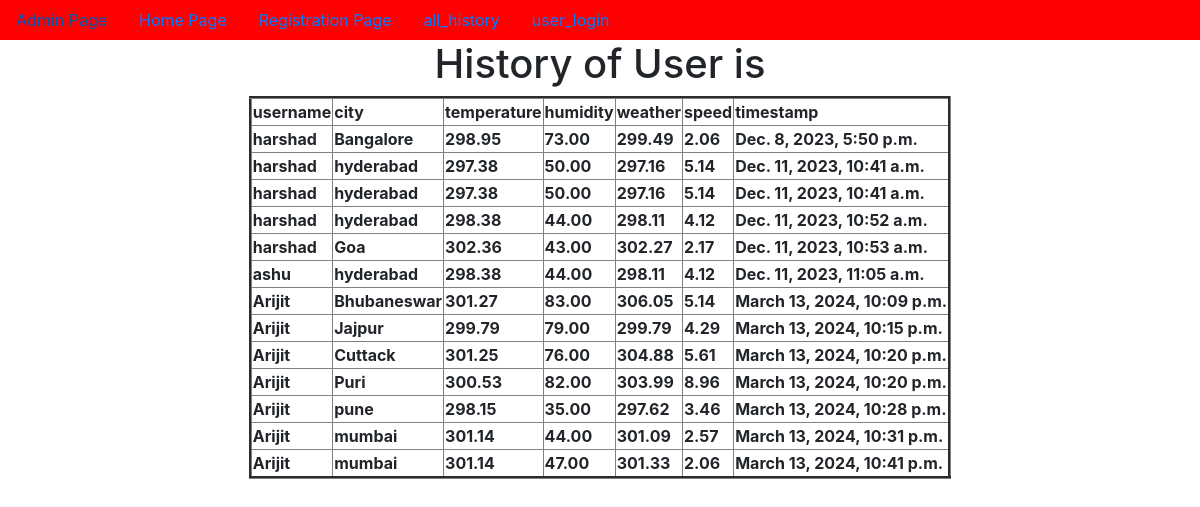
The app's page /all_history/ with its own data.
### app/models.py (models this page shows, shortened)
class WeatherData(models.Model):
    username=models.ForeignKey(User,on_delete=models.CASCADE,default=0)
    city = models.CharField(max_length=100)
    temperature = models.DecimalField(max_digits=5, decimal_places=2)
    humidity = models.DecimalField(max_digits=5, decimal_places=2)
    weather=models.CharField(max_length=10,default=0)
    speed=models.CharField(max_length=10,default=0)
    timestamp = models.DateTimeField(auto_now_add=True)

### app/views.py (the view)
# urls.py: path('all_history/',all_history,name='all_history'),
def all_history(request):
    LWO=WeatherData.objects.all()
    d={'LWO':LWO}
    return render(request,'user_history.html',d)

### templates/user_history.html (shortened to what this page needs)
{% extends 'dummy.html' %}
{% block body_block %}
<h1>History of User is </h1>
    <table border="3px">
        <tr><th>username</th>
            <th>city</th>
            <th>temperature</th>
            <th>humidity</th>
            <th>weather</th>
            <th>speed</th>
            <th>timestamp</th>
        </tr>
{% for obj in LWO %}
        <tr><th>{{obj.username}}</th>
            <th>{{obj.city}}</th>
            <th>{{obj.temperature}}</th>
            <th>{{obj.humidity}}</th>
            <th>{{obj.weather}}</th>
            <th>{{obj.speed}}</th>
            <th>{{obj.timestamp}}</th>
        </tr>
{% endfor %}
    </table>
{% endblock %}

### templates/dummy.html (shortened to what this page needs)
<!doctype html>
<html lang="en">
  <head>
    <link rel="stylesheet" href="https://cdn.jsdelivr.net/npm/bootstrap@4.6.2/dist/css/bootstrap.min.css">
  </head>
  <body>
    <center>
    <nav class="nav" style="background-color:red">
        <a href="{% url 'admin:index' %}" class="nav-link">Admin Page</a>
        <a href="{% url 'home' %}" class="nav-link">Home Page</a>
        <a href="{% url 'registration' %}" class="nav-link">Registration Page</a>
        <a href="{% url 'all_history' %}" class="nav-link">all_history</a>
        {% if user.is_authenticated %}
        <a href="{% url 'user_logout' %}" class="nav-link">user_logout</a>
        <a href="{% url 'profile_display' %}" class="nav-link">profile_display</a>
        <a href="{% url 'change_password' %}" class="nav-link">change_password</a>
        <a href="{% url 'search' %}" class="nav-link">search</a>
        <a href="{% url 'user_history' %}" class="nav-link">user_history</a>
        {% else %}
        <a href="{% url 'user_login' %}" class="nav-link">user_login</a>
        {% endif %}
      </nav>
{% block body_block %}
{% endblock %}
</center>
  </body>
</html>

### records on screen
WeatherData: username "harshad", city "Bangalore", temperature "298.95", humidity "73.00", weather "299.49", speed "2.06", timestamp "Dec. 8, 2023, 5:50 p.m."
WeatherData: username "harshad", city "hyderabad", temperature "297.38", humidity "50.00", weather "297.16", speed "5.14", timestamp "Dec. 11, 2023, 10:41 a.m."
WeatherData: username "harshad", city "hyderabad", temperature "297.38", humidity "50.00", weather "297.16", speed "5.14", timestamp "Dec. 11, 2023, 10:41 a.m."
WeatherData: username "harshad", city "hyderabad", temperature "298.38", humidity "44.00", weather "298.11", speed "4.12", timestamp "Dec. 11, 2023, 10:52 a.m."
WeatherData: username "harshad", city "Goa", temperature "302.36", humidity "43.00", weather "302.27", speed "2.17", timestamp "Dec. 11, 2023, 10:53 a.m."
WeatherData: username "ashu", city "hyderabad", temperature "298.38", humidity "44.00", weather "298.11", speed "4.12", timestamp "Dec. 11, 2023, 11:05 a.m."
WeatherData: username "Arijit", city "Bhubaneswar", temperature "301.27", humidity "83.00", weather "306.05", speed "5.14", timestamp "March 13, 2024, 10:09 p.m."
WeatherData: username "Arijit", city "Jajpur", temperature "299.79", humidity "79.00", weather "299.79", speed "4.29", timestamp "March 13, 2024, 10:15 p.m."
WeatherData: username "Arijit", city "Cuttack", temperature "301.25", humidity "76.00", weather "304.88", speed "5.61", timestamp "March 13, 2024, 10:20 p.m."
WeatherData: username "Arijit", city "Puri", temperature "300.53", humidity "82.00", weather "303.99", speed "8.96", timestamp "March 13, 2024, 10:20 p.m."
WeatherData: username "Arijit", city "pune", temperature "298.15", humidity "35.00", weather "297.62", speed "3.46", timestamp "March 13, 2024, 10:28 p.m."
WeatherData: username "Arijit", city "mumbai", temperature "301.14", humidity "44.00", weather "301.09", speed "2.57", timestamp "March 13, 2024, 10:31 p.m."
WeatherData: username "Arijit", city "mumbai", temperature "301.14", humidity "47.00", weather "301.33", speed "2.06", timestamp "March 13, 2024, 10:41 p.m."
